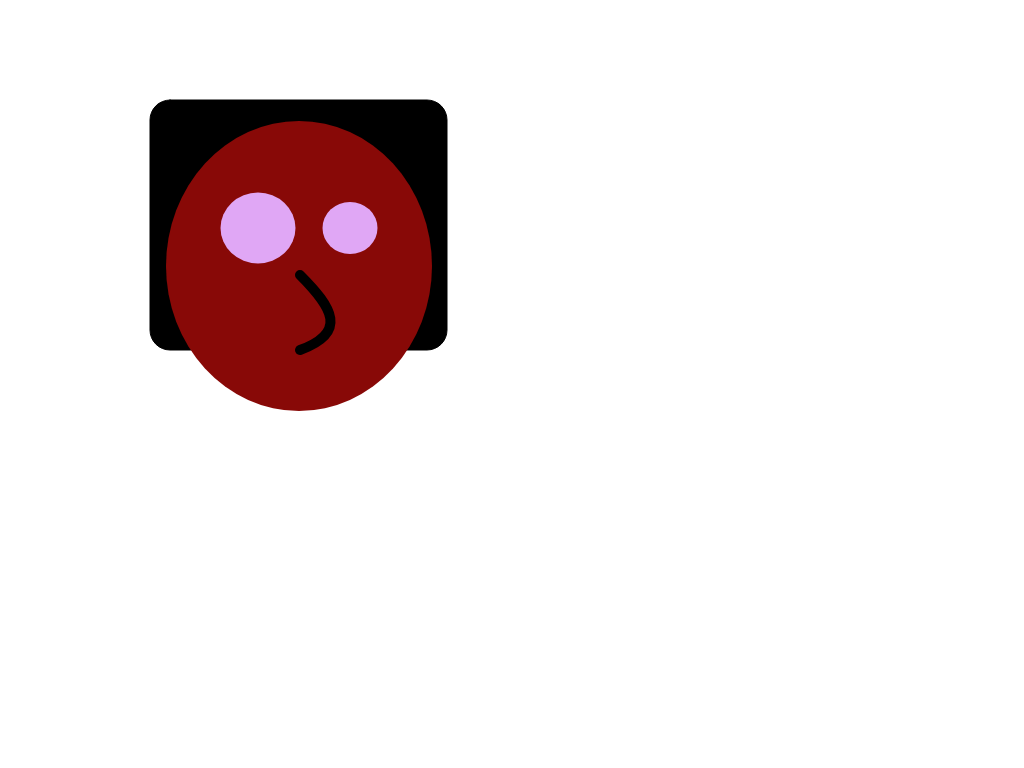
Frame 1 (no input)
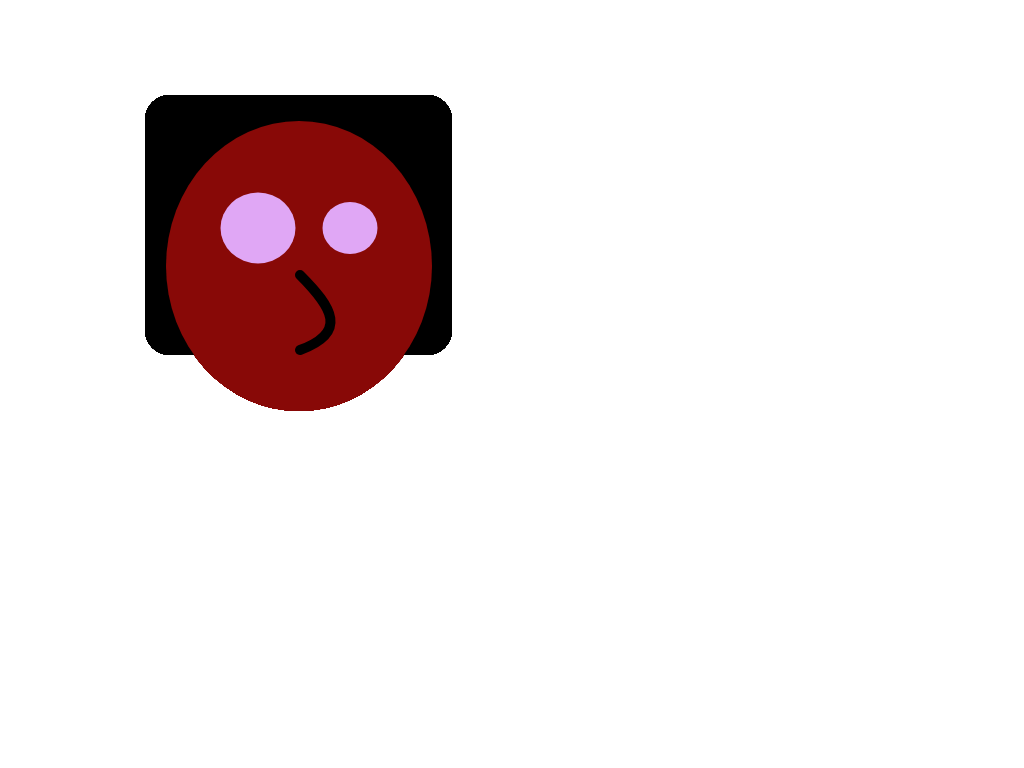
Frame 60 (no input)
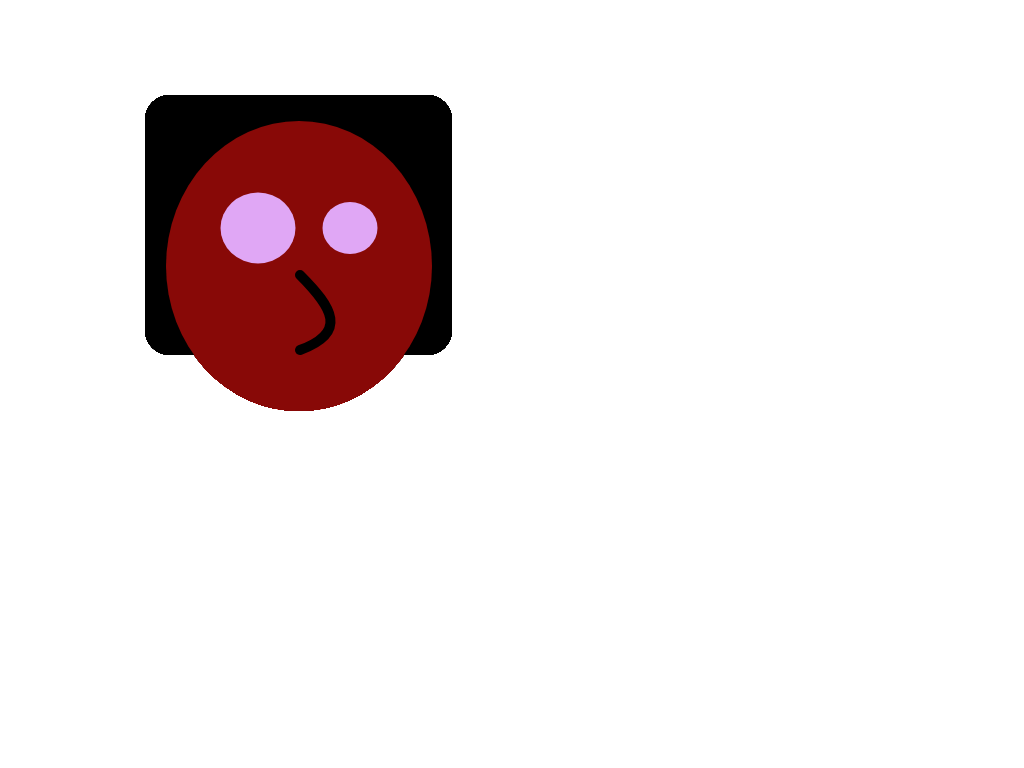
Frame 120 (the mouse pressed at the canvas centre since frame 60)

The p5.js sketch that drew these frames (run headless with seeded random() and noise() and a simulated clock; from frame 60 on, the mouse is pressed at the canvas centre):

// p5.js sketch
// ── sketch.js
function setup() {
    createCanvas(1024, 768);
}
function draw() {
   face (200,200,300);


}

function face (x,y,size){
     fill(0)
    rect(150, 100, 297, 250, 20);  
    noStroke();
        strokeWeight(10);
    fill(136, 09, 07);
    ellipse(299,266,266, 290);
    fill(224,167,245)
    ellipse(258,228,75,71)
    fill(224,167,245)
    ellipse(350,228,55,52)
    noFill();
stroke(0);
curve(100, 150, 300, 275, 300, 350, 15, 380);
    
    
}
